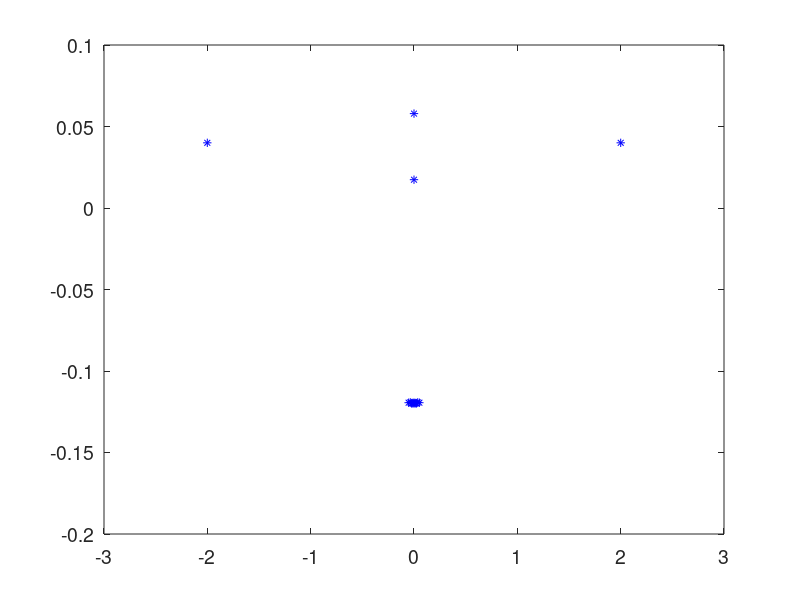
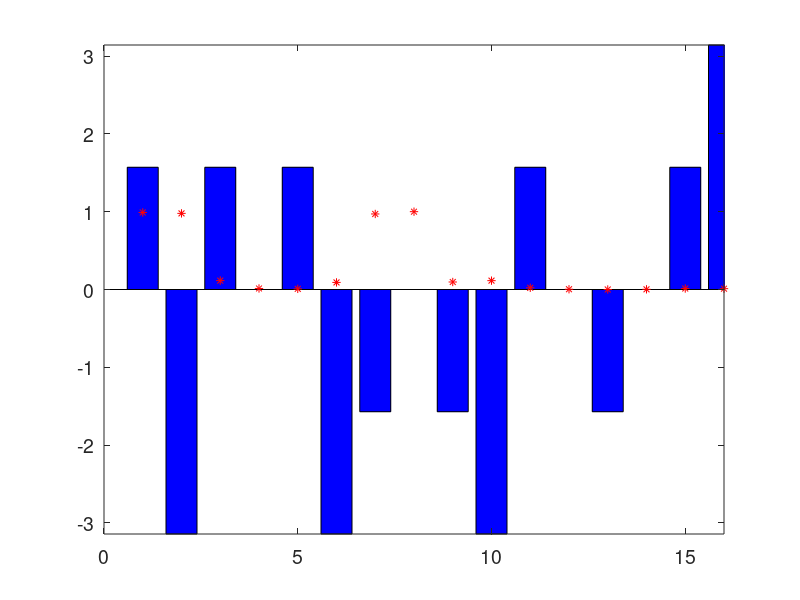

These figures' MATLAB source, in order: (Note: this script raises an error after producing the figures.)
clc
clear all
close all
Nd = 15; 
t = 1; 
h = 0.02;
k1 = exp(h); 
k2 = exp(-h); 
g = k1 - k2;
loss = 0.02*k2;

Nr = (Nd + 1)/4;
F0 = sparse(zeros(Nr, Nr));
E1 = sparse(fliplr(diag([k2  k1 loss loss])));
E1_ = sparse(fliplr(diag([loss  loss k2 k1])));
E2 = sparse(fliplr(diag([loss loss loss loss])));
E2_ = sparse(fliplr(diag([loss loss loss loss])));
E3 = sparse(fliplr(diag([loss loss loss loss])));

%%Loss is negative imaginary
D1 = diag(g*1i*[1 1 -3 -3]) + diag(k1*[1 loss loss], 1) + diag(k2*[1 loss loss], -1);
D2 = diag(g*1i*[-3 -3 1 1]) + diag([loss loss k2], 1) + diag([loss loss k1], -1);
D3 = diag(g*1i*[-3 -3 -3 -3]) + diag([loss loss loss], 1) + diag([loss loss loss], -1);
D4 = diag(-3*g*1i*ones(1,Nr));

H = sparse([D1 E1 F0 F0;
            E1_ D2 E2 F0;
            F0 E2_ D3 E3;
            F0 F0 E3 D4]);

% H = sparse([D1 E1;
%             E1 D1;
%             ]);

[V, A] = eig(full(H));
lam = diag(A);
% [~, idx] = sort(real(lam));
% lam1 = lam(idx);
figure
plot(real(lam),imag(lam),'b*');
hold on
set(gcf, 'Position', [00, 00, 350, 300])
% axis([0 Nd + 1 -2.5 2.5])
set(gca,'FontSize', 14) % Font Size
Lasing = find(imag(diag(V)) > 0);
Lasing=3

bn = 3
figure
bar(angle(V(:,bn)),'b')
hold on
plot(abs(V(:,bn))/max(abs(V(:,bn))),'r*')
set(gcf, 'Position', [00, 00, 350, 300])
set(gca,'FontSize', 14) % Font Size
axis([0 Nd + 1 -pi pi])


Intensity = abs(V(:, Lasing)) .* abs(V(:, Lasing));
Intensity = Intensity ./ max(Intensity);
Phase = angle(V(:, Lasing));
Nall = sqrt(Nd+1);
for k = 1:1:Nall

    if mod(k, 2)
        RT(k, :) = Intensity((k - 1) * Nall + (1:Nall));
    else
        RT(k, :) = fliplr(Intensity((k - 1) * Nall + (1:Nall))');
    end

end

for k = 1:1:Nall

    if mod(k, 2)
        RA(k, :) = Phase((k - 1) * Nall + (1:Nall));
    else
        RA(k, :) = fliplr(Phase((k - 1) * Nall + (1:Nall))');
    end

end

plotring(RT, [0 1.2])
plotring(RA, [-pi pi])
% % 
% % figure;
% % imagesc(RT);
% % colorbar;
% % set(gcf, 'Position', [00, 00, 400, 300]);
% % set(gca, 'FontSize', 14);
% % 
% % figure;
% % imagesc(RA, [-pi pi]);
% % colormap([0.5 0.5 0.5; 0 1 1; 0 1 0; 1 0.5 0; 0.5 0.5 0.5]);
% % % colormap 'flag'
% % colorbar;

% bn = 9;
% figure
% bar(angle(V(:,bn)),'b')
% hold on
% plot(abs(V(:,bn))/max(abs(V(:,bn))),'r*')
% set(gcf, 'Position', [00, 00, 350, 300])
% set(gca,'FontSize', 14) % Font Size
% axis([0 Nd + 1 -pi pi])
% phi = linspace(2*pi/(Nd + 1),2*pi,Nd + 1);
% phi2 = circshift(phi,1);
% xRing = [cos(phi);cos(phi)*1.5;cos(phi2)*1.5;cos(phi2)];
% yRing = [sin(phi);sin(phi)*1.5;sin(phi2)*1.5;sin(phi2)];
% ringData = angle(V(:,bn));
% figure
% patch(xRing,yRing,ringData, 'Edgecolor','none');
% set(gca,'cLim',[-pi pi]);
% axis square
%  axis off
% set(gcf,'color','w');
% colormap('hsv')
% colorbar
